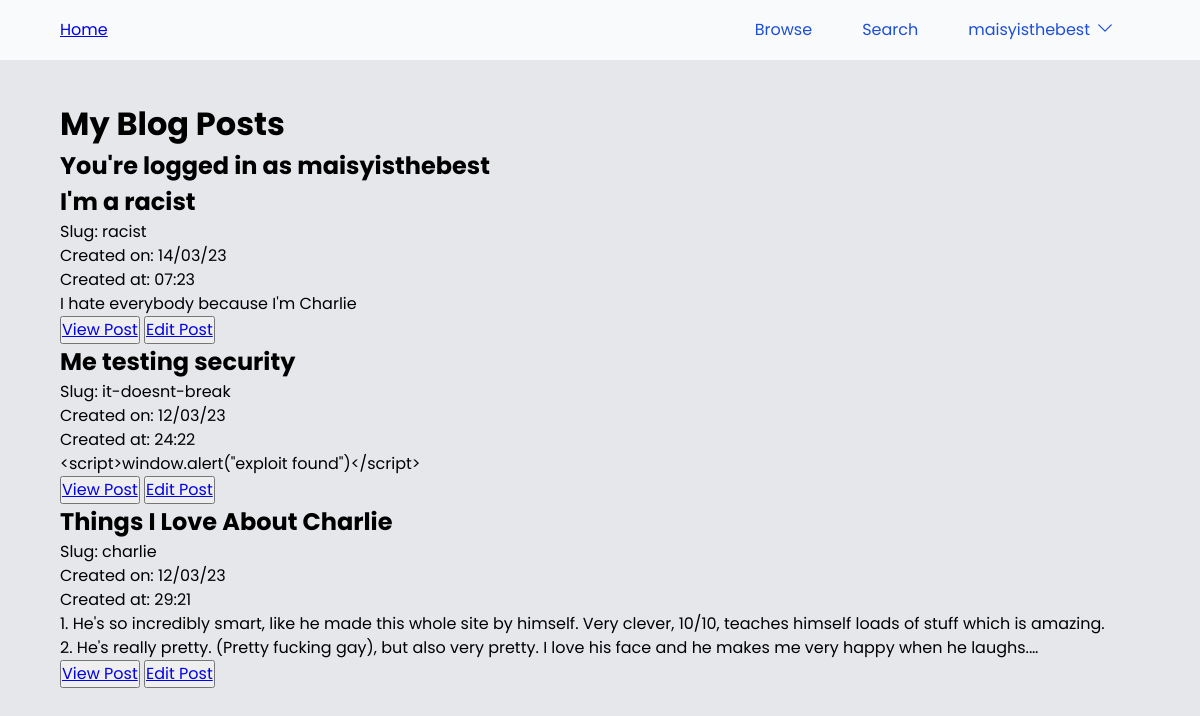
The page /my-posts (signed in) on the database its author committed.
### models.py (models this page shows, shortened)
class UserModel(UserMixin, db.Model):
    __tablename__ = "users"
    id = db.Column(db.Integer, primary_key=True)
    username = db.Column(db.String(50), unique=True, nullable=False)
    password_hash = db.Column(db.String(128), nullable=False)
    privilege_level = db.Column(
        db.String(16), default="User", nullable=False
    )  # Could be User, Admin, or SuperAdmin also could be an integer but used string for this example

class PostModel(db.Model):
    __tablename__ = "posts"
    id = db.Column(db.Integer, primary_key=True)
    title = db.Column(db.String(100), nullable=False)
    slug = db.Column(db.String(100), unique=True, nullable=False)
    content = db.Column(db.Text, nullable=False)
    created_at = db.Column(db.DateTime, server_default=func.now())
    updated_at = db.Column(db.DateTime, onupdate=func.now())
    author = db.Column(db.String(100), db.ForeignKey("users.username"), nullable=False)
    status = db.Column(
        db.String, default="Draft"
    )  # Could be Draft, Review, Published, or Archived

### main.py (the view)
@app.route("/my-posts")
def my_posts():
    posts = (
        PostModel.query.filter_by(author=get_current_username())
        .order_by(desc(PostModel.created_at))
        .all()
    )
    return render_template(
        "my-posts.html",
        posts=posts,
        current_username=get_current_username(),
        page_title="My Posts",
    )

### main.py (called while the page is built)
def get_current_username():
    if current_user.is_authenticated:
        return current_user.username
    else:
        return "Guest"

### models.py (called while the page is built)
@login.user_loader
def load_user(id):
    return UserModel.query.get(int(id))

### templates/my-posts.html (shortened to what this page needs)
{% extends "base.html" %}{%block head%}{%endblock%}{% block body %}
<h1>My Blog Posts</h1>
<h2>You're logged in as {{current_username}}</h2>
{% for post in posts %}
<div class="post-card">
    <h2>{{post.title}}</h2>
    <p>Slug: {{post.slug}}</p>
    <p>Created on: {{post.created_at.strftime("%d/%m/%y")}}</p>
    <p>Created at: {{post.created_at.strftime("%M:%H")}}</p>
    <div class="post__content-preview">{{post.content|safe}}</div>
    <div class="button-container">
        <button><a href="{{url_for("view_post", slug=post.slug)}}}">View Post</a></button>
        <button><a href="{{url_for("edit", slug=post.slug)}}">Edit Post</a></button>
    </div>
</div>
{% endfor %}
{% endblock %}

### templates/base.html (shortened to what this page needs)
<!DOCTYPE html>
<html lang="en">
  <head>
    <link rel="stylesheet" href="{{ url_for('static', filename='css/stylesheet.css')}}" />
  </head>
  <header class="header">
    <div class="header__inner">
      <a href="{{url_for('index')}}"
        >Home</a>
      <nav class="nav">
        <ul class="nav__list">
          <li class="nav__list-item">
            <a class="nav__list-link" href="{{url_for("browse")}}">Browse</a>
          </li>
          <li class="nav__list-item">
            <a class="nav__list-link" href="#">Search</a>
          </li>
          {% if current_user.is_authenticated %}
          <li class="nav__list-item">
            <div class="dropdown">
              <button class="dropbtn">{{current_username}}<svg xmlns="http://www.w3.org/2000/svg" fill="none" viewBox="0 0 24 24" stroke-width="1.5" stroke="currentColor" class="w-6 h-6">
                <path stroke-linecap="round" stroke-linejoin="round" d="M19.5 8.25l-7.5 7.5-7.5-7.5" />
              </svg>
              </button>
            </div>
            {% else %}
            <a class="nav__list-link" href="{{url_for('login')}}">Login</a>
            {% endif %}
          </li>
        </ul>
      </nav>
    </div>
  </header>
  <body>
    <div class="content">
    {% block body %} {% endblock %}
  </div>
  </body>
</html>

### static/css/stylesheet.css (style rules this page uses)
*, *::before, *::after { box-sizing: border-box; }
* { margin: 0; padding: 0; }
html, body { height: 100%; }
body { line-height: 1.5; -webkit-font-smoothing: antialiased; }
img, picture, video, canvas, svg { display: block; max-width: 100%; }
input, button, textarea, select { font: inherit; }
p, h1, h2, h3, h4, h5, h6 { overflow-wrap: break-word; }
:root { --dark-background: #27272a; --dark-foregeound: #e2e8f0; --dark-text: #e2e8f0; --dark-text-lighter: #6e6e6e; --dark-primary: #3839ff; --current-background: #e5e7eb; --current-foregeound: #18181b; --current-text: #18181b; --current-text-lighter: #4d5050; --light-primary: #00c3ff; --color-primary: #4f46e5; --color-secondary: #818cf8; --gradeint-primary: linear-gradient(#163de7, #00c3ff); }
body { background-color: var(--current-background); font-family: "Poppins", Noto Sans, sans-serif; min-height: 100%; height: 100%; display: flex; flex-direction: column; }
.content { flex: 1 1 auto; margin: 0 5%; }
.header { color: var(--primary-fg); background-color: #f8fafc; display: flex; justify-content: center; margin-bottom: 40px; padding: 14px 0; }
.header__inner { display: flex; justify-content: space-between; align-items: center; max-width: 90vw; width: 100%; }
.nav { flex: 0 1 auto; }
.nav__list { display: flex; justify-content: space-between; list-style: none; align-items: center; }
.nav__list-item { margin: 0; }
.nav__list-link { text-decoration: none; transition: all 0.3s; padding: 4px 25px; color: #1d4ed8; }
.nav .dropdown .dropbtn { border: none; outline: none; color: #1d4ed8; background-color: inherit; font-family: inherit; margin: 0; }
.nav .dropbtn { display: flex; padding: 4px 25px; transition: all 0.3s; }
.nav .dropbtn svg { margin-left: 5px; width: 20px; }
.post__content-preview { display: -webkit-box; -webkit-line-clamp: 2; -webkit-box-orient: vertical; overflow: hidden; }
.post__content-preview * { font-size: 1rem; }

### rows shown on the page
UserModel: username "maisyisthebest"
PostModel: title "I'm a racist", slug "racist", created_at "14/03/23", created_at "07:23", content "I hate everybody because I'm Charlie"
PostModel: title "Me testing security", slug "it-doesnt-break", created_at "12/03/23", created_at "24:22", content "<script>window.alert(\"exploit found\")</script>"
PostModel: title "Things I Love About Charlie", slug "charlie", created_at "12/03/23", created_at "29:21", content "1. He's so incredibly smart, like he made this whole site by himself. Very clever, 10/10, teaches himself loads of stuff which is amazing. 2. He's really pretty. (Pretty fucking gay), but also very pretty. I love his face and he makes me very happy when he laughs."
